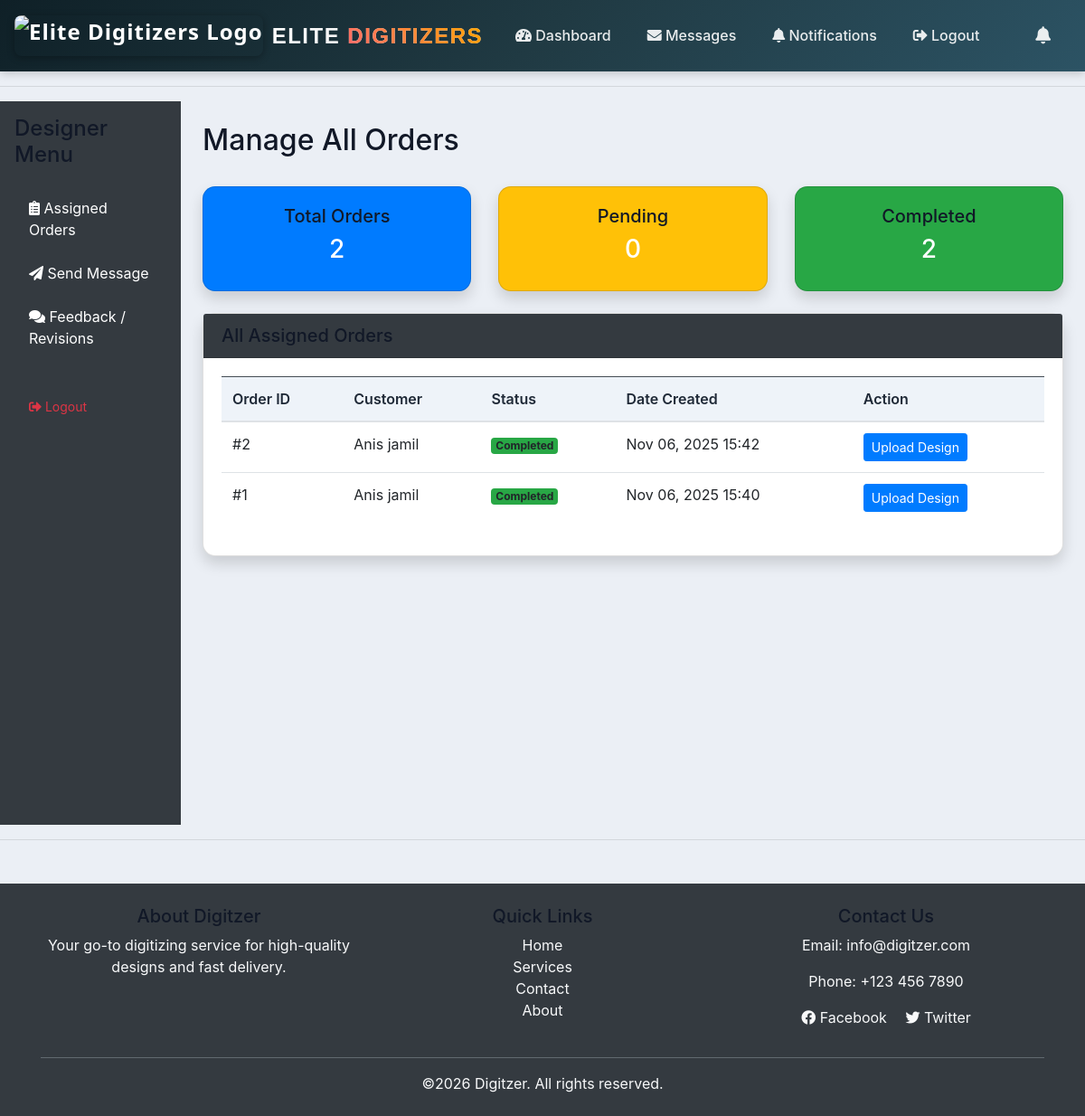
Page /designer/manage-orders/ (signed in) on the earlier database version.
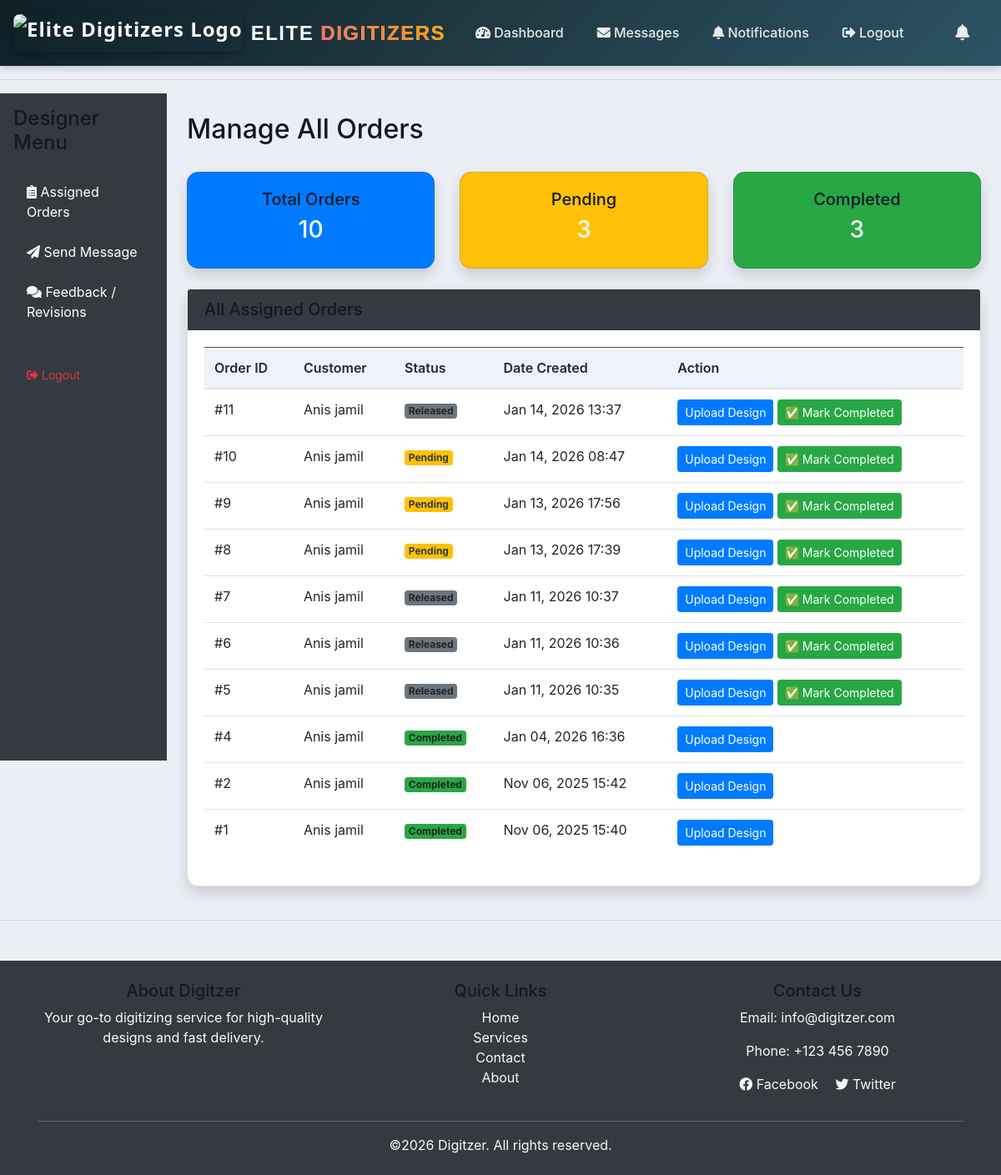
Same page on the later database version.
### accounts/models.py (models this page shows, shortened)
class Order(models.Model):
    def validate_2mb_file(value):
        max_size = 2 * 1024 * 1024  # 2 MB
        if value.size > max_size:
            raise ValidationError("File size must be less than or equal to 2 MB.")
    STATUS = (
        ('Pending', 'Pending'),
        ('Out for delivery', 'Out for delivery'),
        ('Delivered', 'Delivered'),
        ('Quote Requested', 'Quote Requested'),
        ('Active', 'Active'),
        ('Completed', 'Completed'),
        ('Released', 'Released'),
    )
    ORDER_TYPE = (
        ('Digitizing', 'Digitizing'),
        ('Vector', 'Vector'),
        ('Patch', 'Patch'),
        ('Quote', 'Quote'),
    )
    PAYMENT_STATUS = (
        ('Pending', 'Pending'),
        ('Paid', 'Paid'),
        ('Refunded', 'Refunded'),
    )
    REVIEW_STATUS = (
    ('Pending', 'Pending'),
    ('Approved', 'Approved'),
    ('Rejected', 'Rejected'),
    )
    PLACEMENT_CHOICES = [
        ('Apron', 'Apron'),
        ('Bags', 'Bags'),
        ('Cap', 'Cap'),
        ('Cap Side', 'Cap Side'),
        ('Cap Back', 'Cap Back'),
        ('Chest', 'Chest'),
        ('Gloves', 'Gloves'),
        ('Jacket Back', 'Jacket Back'),
        ('Patches', 'Patches'),
        ('Sleeve', 'Sleeve'),
        ('Towel', 'Towel'),
        ('Visor', 'Visor'),
        ('Other', 'Other'),
    ]
    FABRIC_CHOICES = [
        ('Blanket', 'Blanket'),
        ('Canvas', 'Canvas'),
        ('Canis', 'Canis'),
        ('Cotton Woven', 'Cotton Woven'),
        ('Denim', 'Denim'),
        ('Felt', 'Felt'),
        ('Flannel', 'Flannel'),
        ('Fleece', 'Fleece'),
        ('Leather', 'Leather'),
        ('Nylon', 'Nylon'),
        ('Pique', 'Pique'),
        ('Polyester', 'Polyester'),
        ('Silk', 'Silk'),
        ('Single Jersey', 'Single Jersey'),
        ('Towel', 'Towel'),
        ('Twill', 'Twill'),
        ('Other', 'Other'),
    ]
    FORMAT_CHOICES = [
        ('100', '100'),
        ('cdr', 'cdr'),
        ('cdn', 'cdn'),
        ('dsb', 'dsb'),
        ('dst', 'dst'),
        ('dsz', 'dsz'),
        ('emb', 'emb'),
        ('exp', 'exp'),
        ('jef', 'jef'),
        ('ksm', 'ksm'),
        ('ofm', 'ofm'),
        ('pes', 'pes'),
        ('pxf', 'pxf'),
        ('pof', 'pof'),
        ('tap', 'tap'),
        ('xxx', 'xxx'),
        ('other', 'Other'),
    ]
    customer = models.ForeignKey(Customer, on_delete=models.CASCADE)
    order_type = models.ForeignKey(Product, null=True, on_delete=models.SET_NULL)
    Order_name_PO = models.CharField(max_length=50,  null=True, blank=True)# change this to Order_name/PO for patch name patch type
    date_created = models.DateTimeField(auto_now_add=True, null=True)
    status = models.CharField(max_length=200, null=True, choices=STATUS)
    Additional_information = models.TextField(blank=True, null=True)
    design_file = models.FileField(upload_to='designs/', null=True, blank=True)
    invoice_file = models.FileField(upload_to='invoices/', null=True, blank=True)
    quantity = models.PositiveIntegerField(default=1)
    fabric_material = models.CharField(max_length=100, blank=True, null=True, choices=FABRIC_CHOICES)
    Required_Format = models.CharField(max_length=100, blank=True, null=True, default='DST', choices=FORMAT_CHOICES)
    urgent = models.BooleanField(default=False)
    price = models.DecimalField(max_digits=10, decimal_places=2, blank=True, null=True, default=0.00)
    Height = models.CharField(max_length=100, blank=True, null=True, default='standard')
    Width = models.CharField(max_length=100, blank=True, null=True, default='standard')
    total_colors = models.PositiveIntegerField(null=True ,blank=True)
    turnaround_time = models.CharField(max_length=100, blank=True, null=True)
    placement = models.CharField(max_length=100, blank=True, null=True, choices=PLACEMENT_CHOICES)
    released = models.BooleanField(default=False)  # For release_projects
    payment_status = models.CharField(max_length=20, choices=PAYMENT_STATUS, default='Pending')  # For follow-up payments
    date_completed = models.DateTimeField(null=True, blank=True)  # Optional: track completion time
    review_status = models.CharField(max_length=20, choices=REVIEW_STATUS, default='Pending')
    review_comment = models.TextField(blank=True, null=True)
    design_file = models.FileField(upload_to='designs/', blank=True, null=True, validators=[validate_2mb_file])# limated size 2MB
    assigned_sale_reps = models.ForeignKey(
        SalesRepresentative,
        on_delete=models.SET_NULL,
        null=True,
        blank=True,
        related_name='sales_rep_orders'
    )
    assigned_designer = models.ForeignKey(
        User,
        on_delete=models.SET_NULL,
        null=True,
        blank=True,
        related_name='designer_orders'
    )

class Customer(models.Model):
    user = models.OneToOneField(
        User, null=True, blank=True,
        on_delete=models.CASCADE,
        related_name="customer_profile"
    )
    name = models.CharField(max_length=200,null=True, blank=True)
    designer = models.ForeignKey(
        'Designer', null=True, blank=True,
        on_delete=models.SET_NULL,
        related_name='orders'
    )
    profile_pic = models.ImageField(
        upload_to='profile_pics/',
        null=True,
        blank=True,
        default='profile_pics/default.png'
    )
    sales_rep = models.ForeignKey('SalesRepresentative', null=True, blank=True, on_delete=models.SET_NULL)
    phone = models.CharField(max_length=200, null=True, blank=True)
    email = models.CharField(max_length=200, null=True, blank=True)
    date_created = models.DateTimeField(auto_now_add=True, null=True)

### accounts/views.py (the view)
# urls.py: path("designer/manage-orders/", views.designer_manage_orders, name="design_manage_orders"),   #this
@login_required
def designer_manage_orders(request):
    all_orders = Order.objects.filter(assigned_designer=request.user)
    status = request.GET.get('status', None)
    orders = all_orders.order_by('-date_created')
    if status:
        orders = orders.filter(status=status)
    counts = {
        'total': all_orders.count(),
        'pending': all_orders.filter(status='Pending').count(),
        'completed': all_orders.filter(status='Completed').count()
    }
    return render(request, 'accounts/design_manage_orders.html', {
        'orders': orders,
        'status_filter': status,
        'counts': counts
    })

### templates/accounts/design_manage_orders.html (shortened to what the changed rows need)
{% extends 'accounts/main.html' %}
{% load static %}
{% block content %}
<div class="container-fluid">
    <div class="row">
        <div class="col-md-9 col-lg-10 p-4">
            <div class="d-flex justify-content-between align-items-center mb-4">
                <h2>Manage All Orders</h2>
            </div>
            <div class="row mb-4">
                <div class="col-md-4">
                    <div class="card text-white bg-primary shadow">
                        <div class="card-body text-center">
                            <h5>Total Orders</h5>
                            <h3>{{ counts.total }}</h3>
                        </div>
                    </div>
                </div>
                <div class="col-md-4">
                    <div class="card text-white bg-warning shadow">
                        <div class="card-body text-center">
                            <h5>Pending</h5>
                            <h3>{{ counts.pending }}</h3>
                        </div>
                    </div>
                </div>
                <div class="col-md-4">
                    <div class="card text-white bg-success shadow">
                        <div class="card-body text-center">
                            <h5>Completed</h5>
                            <h3>{{ counts.completed }}</h3>
                        </div>
                    </div>
                </div>
            </div>
            <div class="card shadow">
                <div class="card-body">
                    <table class="table table-hover align-middle">
                        <thead class="table-dark">
                            <tr>
                                <th>Order ID</th>
                                <th>Customer</th>
                                <th>Status</th>
                                <th>Date Created</th>
                                <th>Action</th>
                            </tr>
                        </thead>
                        <tbody>
                            {% for order in orders %}
                            <tr>
                                <td>#{{ order.id }}</td>
                                <td>{{ order.customer.name }}</td>
                                <td>
                                    {% if order.status == "Pending" %}
                                        <span class="badge bg-warning text-dark">Pending</span>
                                    {% elif order.status == "Completed" %}
                                        <span class="badge bg-success">Completed</span>
                                    {% else %}
                                        <span class="badge bg-secondary">{{ order.status }}</span>
                                    {% endif %}
                                </td>
                                <td>{{ order.date_created|date:"M d, Y H:i" }}</td>
                                <td>
                                    <a href="{% url 'upload_design' order.id %}" class="btn btn-primary btn-sm">
                                        Upload Design
                                    </a>
                                    {% if order.status != "Completed" %}
                                        <a href="{% url 'mark-design-completed' order.id %}"
                                           class="btn btn-success btn-sm ms-1">
                                            ✅ Mark Completed
                                        </a>
                                    {% endif %}
                                </td>
                            </tr>
                            {% empty %}
                            <tr>
                                <td colspan="5" class="text-center">
                                    No assigned orders found.
                                </td>
                            </tr>
                            {% endfor %}
                        </tbody>
                    </table>
                </div>
            </div>
        </div>
    </div>
</div>
{% endblock %}

Differences in the rows shown:
added Order: id "11", customer.name "Anis jamil", status "Released", date_created "Jan 14, 2026 13:37", shows "✅ Mark Completed"
added Order: id "10", customer.name "Anis jamil", status "Pending", date_created "Jan 14, 2026 08:47"
added Order: id "9", customer.name "Anis jamil", status "Pending", date_created "Jan 13, 2026 17:56"
added Order: id "8", customer.name "Anis jamil", status "Pending", date_created "Jan 13, 2026 17:39"
added Order: id "7", customer.name "Anis jamil", status "Released", date_created "Jan 11, 2026 10:37", shows "✅ Mark Completed"
added Order: id "6", customer.name "Anis jamil", status "Released", date_created "Jan 11, 2026 10:36", shows "✅ Mark Completed"
added Order: id "5", customer.name "Anis jamil", status "Released", date_created "Jan 11, 2026 10:35", shows "✅ Mark Completed"
added Order: id "4", customer.name "Anis jamil", status "Completed", date_created "Jan 04, 2026 16:36"
Other differences:
{{ counts.total }}: "2" → "10"
{{ counts.pending }}: "0" → "3"
{{ counts.completed }}: "2" → "3"
